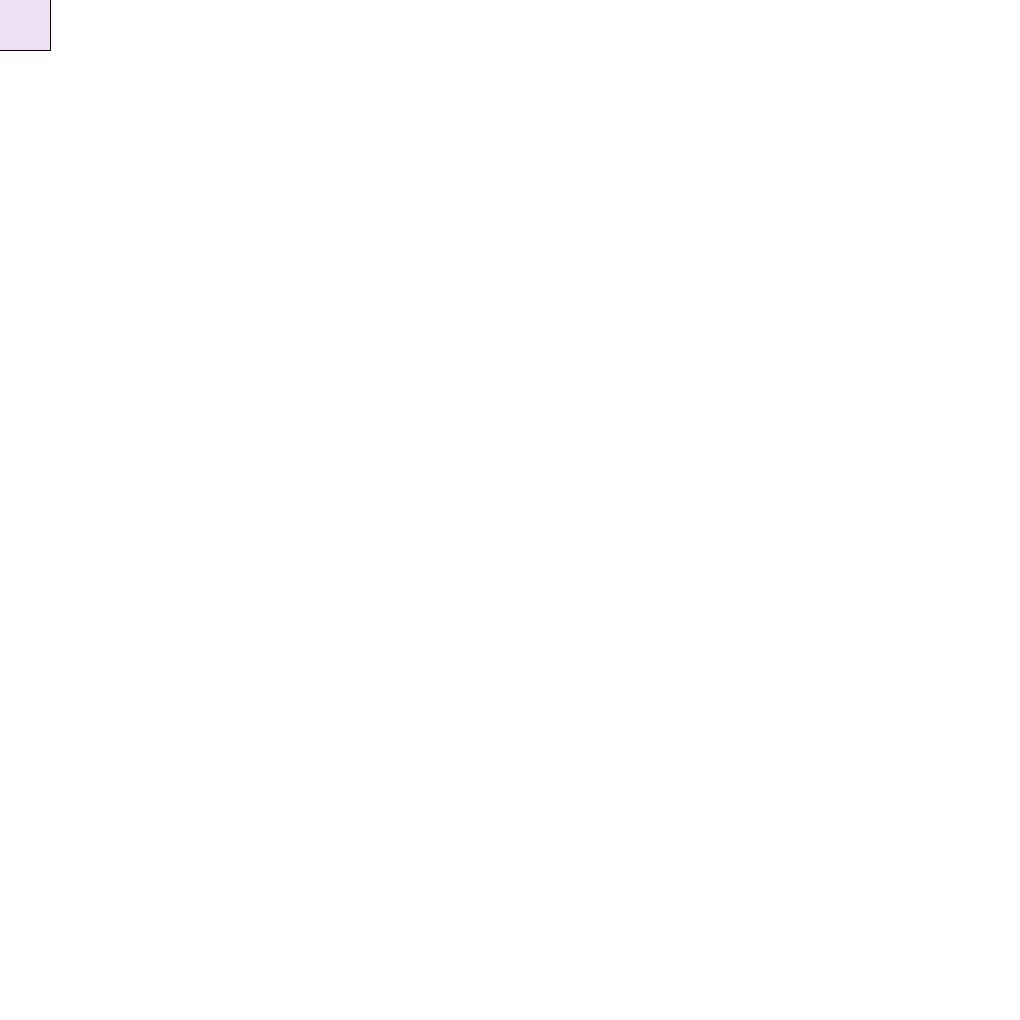
Frame 1 (no input)
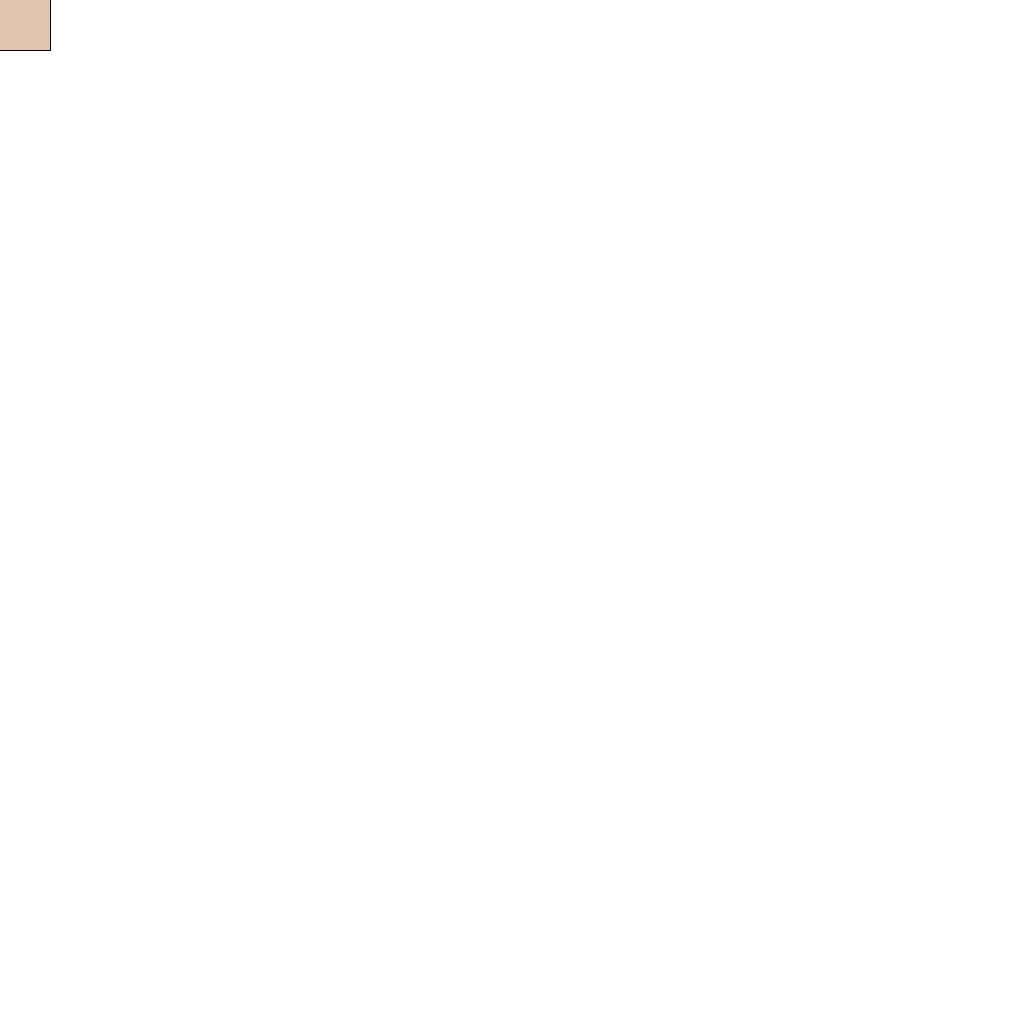
Frame 60 (the mouse pressed at the canvas centre just before this capture)
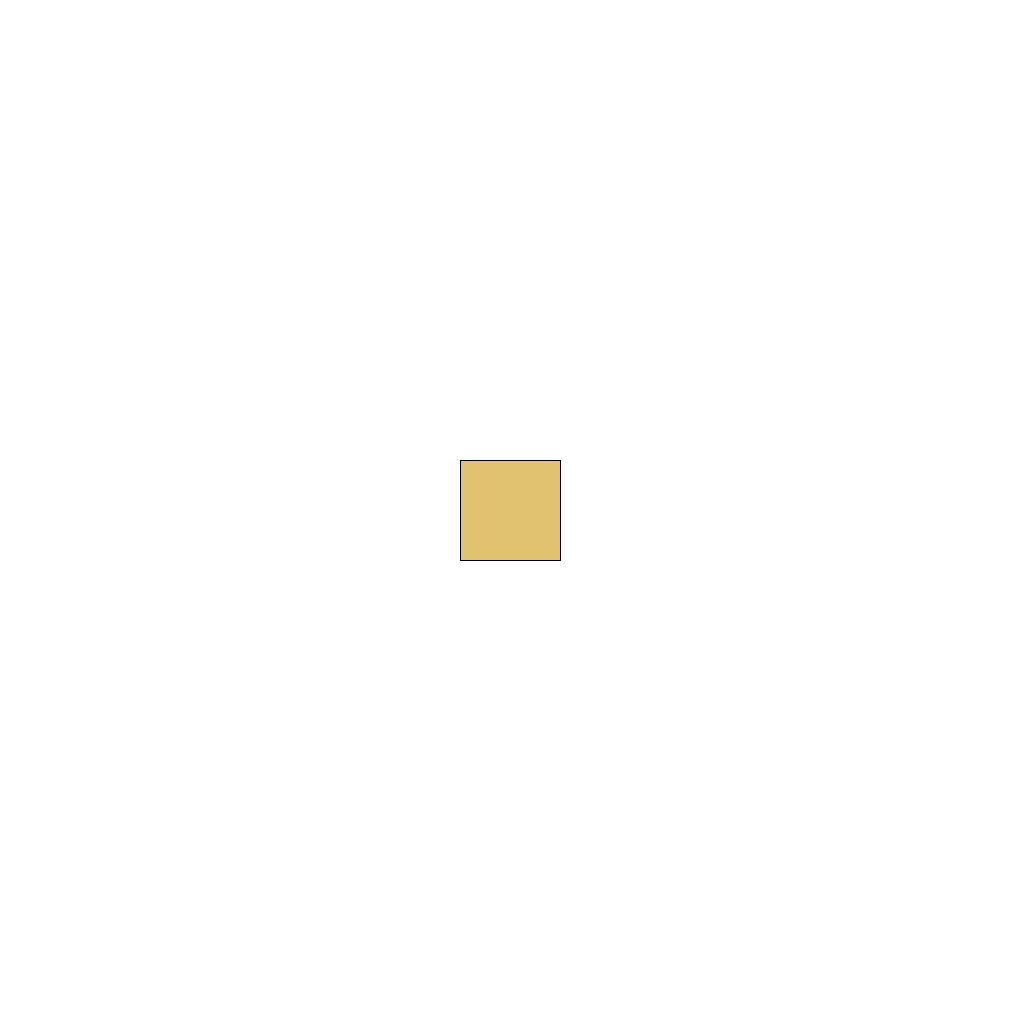
Frame 120 (the mouse held since frame 60 and released just before this capture)

The Processing sketch that drew these frames (run headless with seeded random() and noise(); from frame 60 on, the mouse is pressed at the canvas centre):

// Processing sketch: opdr_12_3
// ── opdr_12_3.pde
void setup(){
  size(1020,1020);
}

void draw(){
  background(255);
  fill(255-millis()/8%128,255-millis()/4%64,255-millis()/16%256);
  rect(mouseX-50,mouseY-50,100,100);
}
